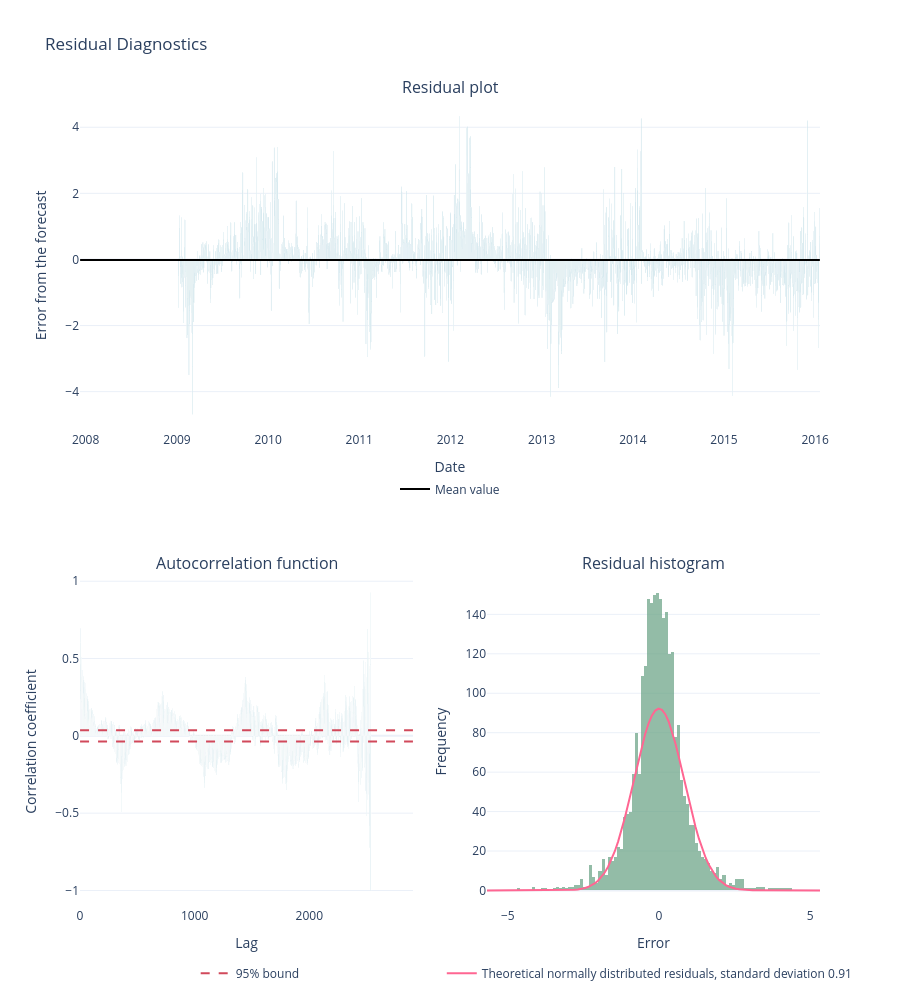

The cell this chart's notebook holds for it:
### Code cell
fig = forecast.plot_diagnostics('naive')
fig.show()

### Figure 1 — Plotly figure (JSON) as saved in the notebook; plotly's stock layout.template omitted (floating-point values rounded to 4 significant figures; data arrays with more than 128 entries replaced by an {"elided": "..."} marker saying what was removed)
{"data": [{"legend": "legend2", "marker": {"color": "#00789c"}, "showlegend": false, "type": "bar", "x": {"elided": "2905 str values"}, "xaxis": "x", "y": {"elided": "2905 float values"}, "yaxis": "y"}, {"legend": "legend2", "line": {"color": "black"}, "name": "Mean value", "type": "scatter", "x": {"elided": "2905 str values"}, "xaxis": "x", "y": {"elided": "2905 float values"}, "yaxis": "y"}, {"legend": "legend3", "marker": {"color": "#00789c"}, "showlegend": false, "type": "bar", "xaxis": "x2", "y": {"elided": "2905 float values"}, "yaxis": "y2"}, {"legend": "legend3", "line": {"color": "#d1495b", "dash": "dash"}, "name": "95% bound", "type": "scatter", "xaxis": "x2", "y": {"elided": "2905 float values"}, "yaxis": "y2"}, {"legend": "legend3", "line": {"color": "#d1495b", "dash": "dash"}, "showlegend": false, "type": "scatter", "xaxis": "x2", "y": {"elided": "2905 float values"}, "yaxis": "y2"}, {"legend": "legend4", "marker": {"color": "#66a182"}, "nbinsx": 100, "opacity": 0.7, "showlegend": false, "type": "histogram", "x": {"elided": "2905 float values"}, "xaxis": "x3", "yaxis": "y3"}, {"legend": "legend4", "name": "Theoretical normally distributed residuals, standard deviation 0.91", "type": "scatter", "x": [-5.687, -5.575, -5.464, -5.353, -5.242, -5.13, -5.019, -4.908, -4.797, -4.685, -4.574, -4.463, -4.352, -4.241, -4.129, -4.018, -3.907, -3.796, -3.684, -3.573, -3.462, -3.351, -3.24, -3.128, -3.017, -2.906, -2.795, -2.683, -2.572, -2.461, -2.35, -2.238, -2.127, -2.016, -1.905, -1.794, -1.682, -1.571, -1.46, -1.349, -1.237, -1.126, -1.015, -0.9037, -0.7925, -0.6813, -0.57, -0.4588, -0.3476, -0.2364, -0.1251, -0.01391, 0.09732, 0.2085, 0.3198, 0.431, 0.5422, 0.6535, 0.7647, 0.8759, 0.9871, 1.098, 1.21, 1.321, 1.432, 1.543, 1.655, 1.766, 1.877, 1.988, 2.099, 2.211, 2.322, 2.433, 2.544, 2.656, 2.767, 2.878, 2.989, 3.1, 3.212, 3.323, 3.434, 3.545, 3.657, 3.768, 3.879, 3.99, 4.102, 4.213, 4.324, 4.435, 4.546, 4.658, 4.769, 4.88, 4.991, 5.103, 5.214, 5.325], "xaxis": "x3", "y": [7.096e-09, 1.749e-08, 4.235e-08, 1.007e-07, 2.354e-07, 5.402e-07, 1.218e-06, 2.698e-06, 5.869e-06, 1.255e-05, 2.634e-05, 5.432e-05, 0.0001101, 0.0002191, 0.0004283, 0.0008226, 0.001552, 0.002876, 0.005237, 0.009366, 0.01645, 0.0284, 0.04814, 0.08018, 0.1312, 0.2108, 0.3328, 0.5162, 0.7864, 1.177, 1.73, 2.499, 3.545, 4.94, 6.762, 9.094, 12.01, 15.59, 19.87, 24.89, 30.62, 37.0, 43.92, 51.22, 58.67, 66.03, 72.99, 79.26, 84.55, 88.59, 91.2, 92.22, 91.6, 89.39, 85.68, 80.68, 74.63, 67.82, 60.53, 53.08, 45.72, 38.69, 32.16, 26.26, 21.06, 16.59, 12.84, 9.766, 7.295, 5.352, 3.858, 2.731, 1.9, 1.298, 0.8712, 0.5744, 0.3721, 0.2367, 0.148, 0.09084, 0.05479, 0.03246, 0.01889, 0.0108, 0.006066, 0.003347, 0.001814, 0.0009657, 0.0005051, 0.0002595, 0.000131, 6.493e-05, 3.162e-05, 1.513e-05, 7.109e-06, 3.282e-06, 1.488e-06, 6.631e-07, 2.902e-07, 1.248e-07], "yaxis": "y3"}], "layout": {"annotations": [{"font": {"size": 16}, "showarrow": false, "text": "Residual plot", "x": 0.5, "xanchor": "center", "xref": "paper", "y": 1, "yanchor": "bottom", "yref": "paper"}, {"font": {"size": 16}, "showarrow": false, "text": "Autocorrelation function", "x": 0.225, "xanchor": "center", "xref": "paper", "y": 0.41, "yanchor": "bottom", "yref": "paper"}, {"font": {"size": 16}, "showarrow": false, "text": "Residual histogram", "x": 0.775, "xanchor": "center", "xref": "paper", "y": 0.41, "yanchor": "bottom", "yref": "paper"}], "height": 1000, "legend2": {"x": 0.5, "xanchor": "center", "y": 0.5, "yanchor": "bottom"}, "legend3": {"x": 0.23, "xanchor": "center", "y": -0.1, "yanchor": "bottom"}, "legend4": {"x": 0.77, "xanchor": "center", "y": -0.1, "yanchor": "bottom"}, "title": {"text": "Residual Diagnostics"}, "xaxis": {"anchor": "y", "domain": [0, 1], "title": {"text": "Date"}}, "xaxis2": {"anchor": "y2", "domain": [0, 0.45], "title": {"text": "Lag"}}, "xaxis3": {"anchor": "y3", "domain": [0.55, 1], "title": {"text": "Error"}}, "yaxis": {"anchor": "x", "domain": [0.59, 1], "title": {"text": "Error from the forecast"}}, "yaxis2": {"anchor": "x2", "domain": [0, 0.41], "title": {"text": "Correlation coefficient"}}, "yaxis3": {"anchor": "x3", "domain": [0, 0.41], "title": {"text": "Frequency"}}}}
